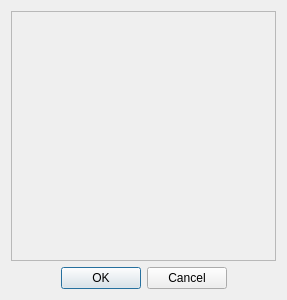
<?xml version="1.0" encoding="UTF-8"?>
<ui version="4.0">
 <class>EEPROMWindow</class>
 <widget class="QDialog" name="EEPROMWindow">
  <property name="geometry">
   <rect>
    <x>0</x>
    <y>0</y>
    <width>287</width>
    <height>300</height>
   </rect>
  </property>
  <property name="windowTitle">
   <string>EEPROM Editor</string>
  </property>
  <layout class="QVBoxLayout" name="verticalLayout">
   <item>
    <widget class="QScrollArea" name="scrollArea">
     <property name="sizePolicy">
      <sizepolicy hsizetype="MinimumExpanding" vsizetype="Expanding">
       <horstretch>0</horstretch>
       <verstretch>0</verstretch>
      </sizepolicy>
     </property>
     <property name="widgetResizable">
      <bool>true</bool>
     </property>
     <widget class="QWidget" name="eepromWidgets">
      <property name="geometry">
       <rect>
        <x>0</x>
        <y>0</y>
        <width>267</width>
        <height>251</height>
       </rect>
      </property>
     </widget>
    </widget>
   </item>
   <item>
    <widget class="QDialogButtonBox" name="buttonBox">
     <property name="orientation">
      <enum>Qt::Horizontal</enum>
     </property>
     <property name="standardButtons">
      <set>QDialogButtonBox::Cancel|QDialogButtonBox::Ok</set>
     </property>
     <property name="centerButtons">
      <bool>true</bool>
     </property>
    </widget>
   </item>
  </layout>
 </widget>
 <resources/>
 <connections>
  <connection>
   <sender>buttonBox</sender>
   <signal>accepted()</signal>
   <receiver>EEPROMWindow</receiver>
   <slot>accept()</slot>
   <hints>
    <hint type="sourcelabel">
     <x>227</x>
     <y>282</y>
    </hint>
    <hint type="destinationlabel">
     <x>157</x>
     <y>274</y>
    </hint>
   </hints>
  </connection>
  <connection>
   <sender>buttonBox</sender>
   <signal>rejected()</signal>
   <receiver>EEPROMWindow</receiver>
   <slot>reject()</slot>
   <hints>
    <hint type="sourcelabel">
     <x>277</x>
     <y>288</y>
    </hint>
    <hint type="destinationlabel">
     <x>286</x>
     <y>274</y>
    </hint>
   </hints>
  </connection>
 </connections>
</ui>
